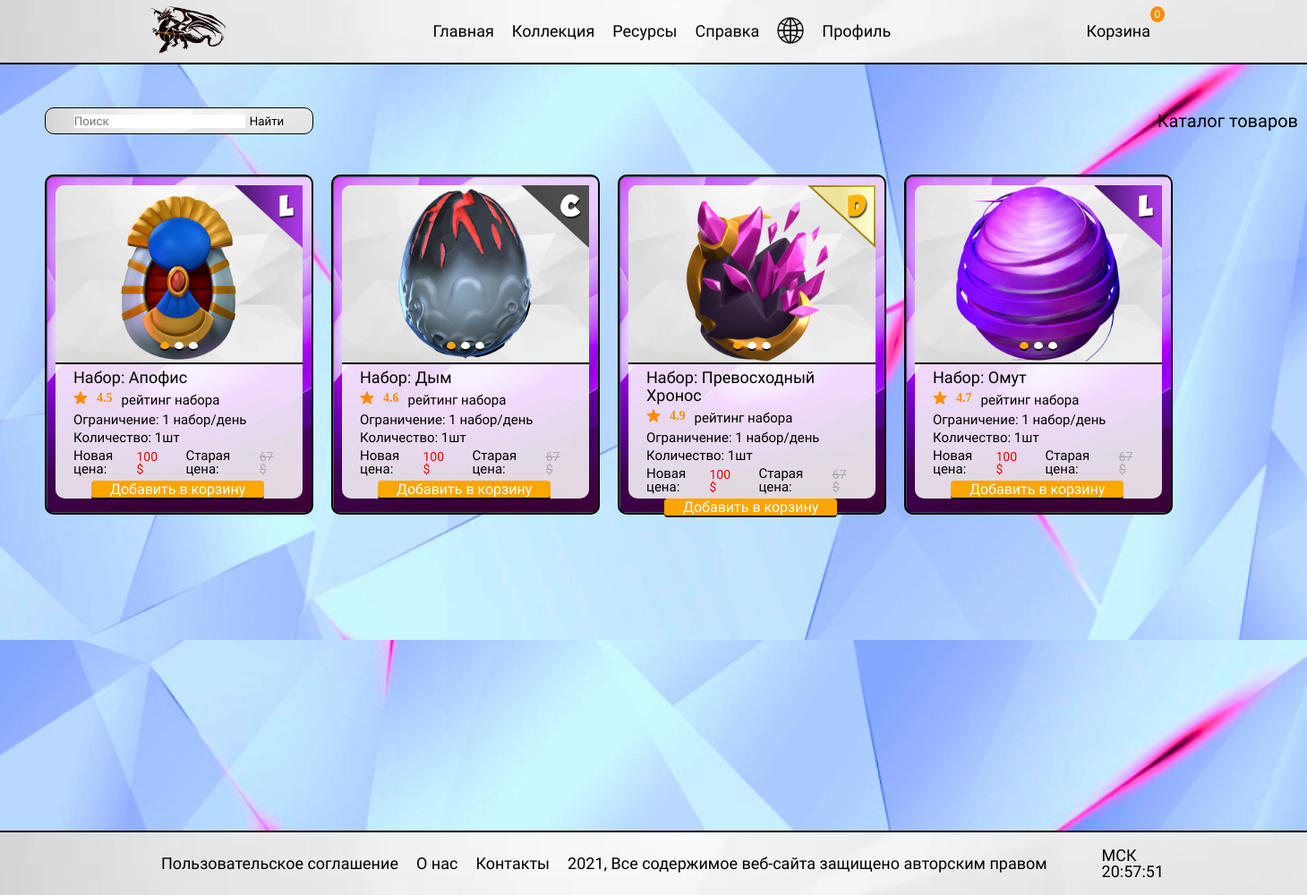
The page /draconomania_store on the database its author committed.
### Draco/models.py (models this page shows, shortened)
class DragonTranslation(models.Model):
    name = models.CharField('Имя', max_length=20)
    rarity = models.CharField('Редкость', max_length=20)
    description1 = models.TextField('Описание', max_length=1000)
    description2 = models.TextField('Получение', max_length=1000)
    description3 = models.TextField('Разведение', max_length=1000)
    el1 = models.TextField('Элемент 1', max_length=20)
    el2 = models.TextField('Элемент 2', max_length=20)
    el3 = models.TextField('Элемент 3', max_length=20)
    dragon = models.ForeignKey(Dragon, on_delete=models.CASCADE)
    language = models.CharField('Язык', max_length=2)
    class Meta:
        verbose_name = 'Дракон перевод'
        verbose_name_plural = 'Драконы перевод'

class Dragon(models.Model):
    image1 = models.ImageField('Изображение яйцо', upload_to="web_media/dragons")
    image2 = models.ImageField('Изображение взрослый', upload_to="web_media/dragons")
    image3 = models.ImageField('Изображение детёныша', upload_to="web_media/dragons")
    element1 = models.ImageField('Стихия 1', upload_to="web_media/elements/")
    element2 = models.ImageField('Стихия 2', upload_to="web_media/elements/")
    element3 = models.ImageField('Стихия 3', upload_to="web_media/elements/")
    rating = models.FloatField('Рейтинг', default=0)
    dmg = models.IntegerField('Урон', default=0)
    hp = models.IntegerField('Здоровье', default=0)
    gold = models.IntegerField('Золото/час', default=0)
    exp = models.IntegerField('Опыт за получение', default=0)
    sale = models.IntegerField('Продажа', default=0)
    points = models.IntegerField('Очки за сбор', default=0)
    background = models.ImageField('Задний фон карточек', upload_to="web_media/other/")
    usual_pic = models.ImageField('Обычный редкость', upload_to="web_media/info/")
    class Meta:
        verbose_name = 'Дракон'
        verbose_name_plural = 'Драконы'

### Draco/views.py (the view)
# urls.py: path('draconomania_store', views.draconomania_store, name='draconomania_store'),
def draconomania_store(request):
    dragons_in_catalog = DragonTranslation.objects.filter(language=request.LANGUAGE_CODE)
    return render(request, 'Draco/draconomania_store.html',
                  {
                      'title': 'Магазин',
                      'dragons_in_catalog': dragons_in_catalog
                  })

### Draco/templates/Draco/draconomania_store.html (shortened to what this page needs)
{% extends 'Draco/base.html' %}
{% block content %}
    {% load i18n %}
    <div class="wrapper__dragons_catalog">
        <div class="collection">
            <div class="collection__header">
                <div class="collection__search">
                    <form class="form-inline" action="">
                        <input class="form-control" type="search" name="search" placeholder={%  trans "Поиск" %} aria-label={%  trans "Поиск" %}>
                        <button class="btn btn-warning" type="submit">{%  trans "Найти" %}</button>
                    </form>
                </div>
                <a href="/" class="collection__title">{%  trans "Каталог товаров" %}</a>
            </div>
        </div>
        <div class="collection__carts">
            {% for el in dragons_in_catalog %}
            <article class="product">
                <div class="product__background">
                <a href="dragons?id={{ el.dragon.id }}" class="product__image">
                    <div class="product__rarity">
                        <img src="{{ el.dragon.usual_pic.url }}" alt={%  trans "Редкость" %}>
                    </div>
                    <div class="product__switch image-switch">
                        <div class="image-switch__item">
                            <div class="image-switch__img">
                                <img src="{{ el.dragon.image1.url}}" alt={%  trans "Форма дракона 1" %}>
                            </div>
                        </div>
                        <div class="image-switch__item">
                        </div>
                        <div class="image-switch__item">
                        </div>
                    </div>
                    <ul class="product__image-pagination image-pagination" aria-hidden="true"></ul>
                </a>
                <h3 class="product__title">
                    <a href="dragons?id={{ el.dragon.id }}">{%  trans "Набор:" %} {{ el.name }}</a>
                </h3>
                <div class="product__props">
                    <span class="product__rating">
                        {{ el.dragon.rating }}
                    </span>
                    <span class="product__testimonials">{%  trans "рейтинг набора" %}</span>
                </div>
                 <div class="product__info">
                     <span class="product__term">{%  trans "Ограничение: 1 набор/день" %}</span>
                     <span class="product__available">{%  trans "Количество: 1шт" %}</span>
                 </div>
                <div class="product__price product-price">
                    <div class="price__current">
                        <p>{%  trans "Новая цена:" %}</p>
                    </div>
                    <span class="product-price__current">100 $</span>
                    <div class="price__old">
                        <p>{%  trans "Старая цена:" %}</p>
                    </div>
                    <span class="product-price__old">67 $</span>
                </div>
                <button class="product__btn">{%  trans "Добавить в корзину" %}</button>
                </div>
            </article >
            {% endfor %}
        </div>
    </div>
{% endblock %}

### Draco/static/Draco/css/main_file.css (style rules this page uses)
* { padding: 0; margin: 0; border: 0; }
*,*:before, *:after { -moz-box-sizing: border-box; -webkit-box-sizing: border-box; box-sizing: border-box; }
button { cursor: pointer; }
a, a:visited { text-decoration: none; }
html,body { height: 100%; width: 100%; line-height: 1; font-size: 14px; -ms-text-size-adjust: 100%; -moz-text-size-adjust: 100%; -webkit-text-size-adjust: 100%; }
input,button,textarea { font-family: inherit; }
:root { --color-light: orange; --color-stars: darkorange; --color-red: red; --color-black: black; --color-white: white; --color-grey: gainsboro; --color-darkgrey: darkgrey; --font-family-main: 'Balsamiq Sans', cursive; }

### Draco/static/Draco/css/homes_islands.css (style rules this page uses)
* { padding: 0; margin: 0; border: 0; }
*,*:before, *:after { -moz-box-sizing: border-box; -webkit-box-sizing: border-box; box-sizing: border-box; }
button { cursor: pointer; }
a, a:visited { text-decoration: none; }
html,body { height: 100%; width: 100%; line-height: 1; font-size: 14px; -ms-text-size-adjust: 100%; -moz-text-size-adjust: 100%; -webkit-text-size-adjust: 100%; }
input,button,textarea { font-family: inherit; }
:root { --color-stars: darkorange; --color-red: red; --color-black: black; --color-white: white; --color-grey: gainsboro; --color-darkgrey: darkgrey; --font-family-main: 'Balsamiq Sans', cursive; }

### rows shown on the page
DragonTranslation: dragon.usual_pic (picture), dragon.image1 (picture), name "Апофис", dragon.rating "4.5"
DragonTranslation: dragon.usual_pic (picture), dragon.image1 (picture), name "Дым", dragon.rating "4.6"
DragonTranslation: dragon.usual_pic (picture), dragon.image1 (picture), name "Превосходный Хронос", dragon.rating "4.9"
DragonTranslation: dragon.usual_pic (picture), dragon.image1 (picture), name "Омут", dragon.rating "4.7"
